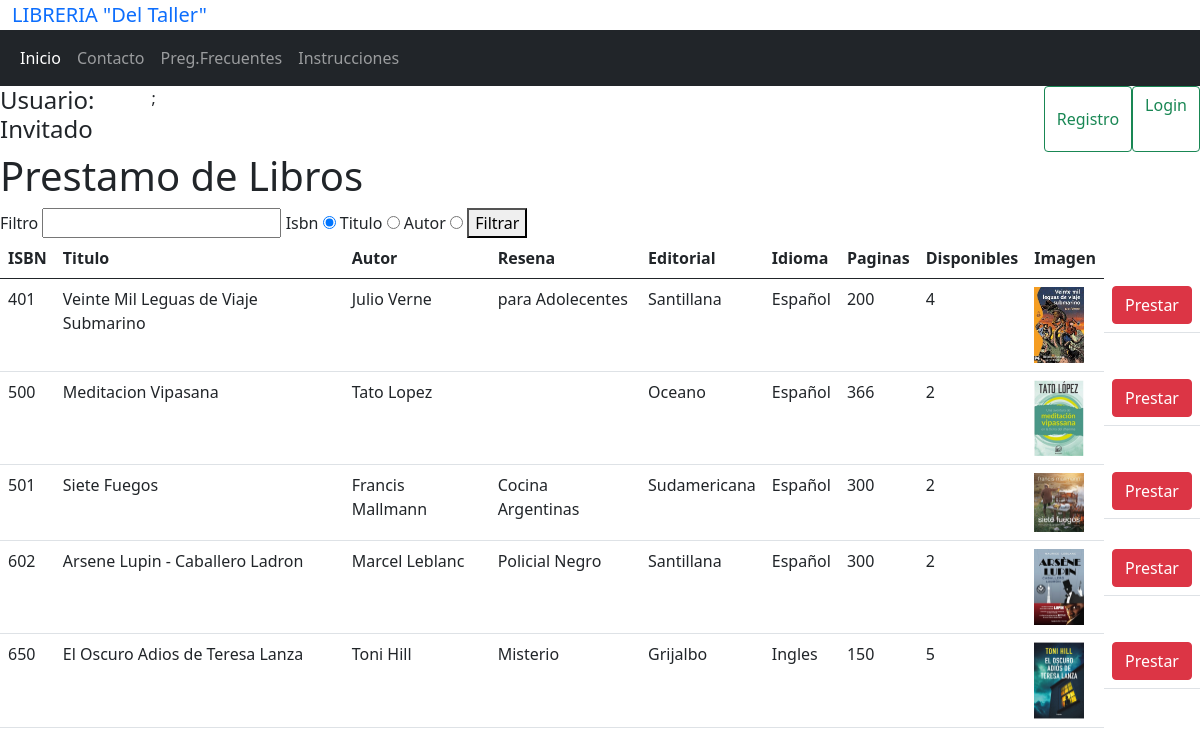
The app's page /prestamo.php with its own data.
### tables this page shows
CREATE TABLE `libro` (
  `isbn` int(15) NOT NULL,
  `titulo` varchar(50) NOT NULL,
  `autor` varchar(50) NOT NULL,
  `editorial` varchar(50) NOT NULL,
  `idioma` varchar(20) NOT NULL,
  `paginas` int(11) NOT NULL,
  `total` int(11) NOT NULL,
  `resena` text NOT NULL,
  `imagen` varchar(100) DEFAULT NULL
);

### prestamo.php (the view, shortened to what this page needs)
<?php include('header.php'); ?>
<div class="containerPrestamo">
  <h1>Prestamo de Libros</h1>
  <form id="filtrarPrestamo" action="prestamo.php" method="get">
    <label for="filtro">Filtro</label>
    <input type="text" name="filtro" id="filtro" value="<?php echo isset($_GET["filtro"])?$_GET["filtro"]:'';  ?>">
    <label for="isbn">Isbn</label>
    <input type="radio" name="criterio" id="isbn" checked="checked">
    <label for="titulo">Titulo</label>
    <input type="radio" name="criterio" id="titulo">
    <label for="autor">Autor</label>
    <input type="radio" name="criterio" id="autor">
    <button type="submit" onclick="filtrar_prestamo(event)" id="filtrar">Filtrar</button>
  </form>
  <table class="table">
    <thead>
      <tr>
        <th scope="col">ISBN</th>
        <th scope="col">Titulo</th>
        <th scope="col">Autor</th>
        <th scope="col">Resena</th>
        <th scope="col">Editorial</th>
        <th scope="col">Idioma</th>
        <th scope="col">Paginas</th>
        <th scope="col">Disponibles</th>
        <th scope="col">Imagen</th>
      </tr>
    </thead>
    <tbody>
      <?php
        include('db.php');
        $q = "SELECT isbn,titulo,autor,resena,editorial,idioma,paginas,total,imagen FROM libro";
        $response = $connection->query($q);
        if ($response->num_rows > 0)
        {
            while($row = $response->fetch_assoc())
            {
                echo '<tr id="'.$row["isbn"].'">
                <td>'.$row["isbn"].'</td>
                <td>'.$row["titulo"].'</td>
                <td>'.$row["autor"].'</td>
                <td>'.$row["resena"].'</td>
                <td>'.$row["editorial"].'</td>
                <td>'.$row["idioma"].'</td>
                <td>'.$row["paginas"].'</td>
                <td>'.$row["total"].'</td>
                <td><img style="width:50px;" src="image/'.$row["imagen"].'"></td>
                <td style="display:flex">
                <form id="prestarForm'.$row["isbn"].'" action="prestamo-valid.php" method="post">
                  <input  name="id" type="hidden" value="'.$row["isbn"].'">
                  <button type="submit" id="'.$row["isbn"].'" onclick="clickHandler3(event)" class="btn btn-danger">
                  Prestar</button>
                </form>
                </td>
                </tr>';
            }
        }
      ?>
    </tbody>
  </table>
</div>

### records on screen
libro: isbn "401", titulo "Veinte Mil Leguas de Viaje Submarino", autor "Julio Verne", resena "para Adolecentes", editorial "Santillana", idioma "Español", paginas "200", total "4", imagen (picture)
libro: isbn "500", titulo "Meditacion Vipasana", autor "Tato Lopez", editorial "Oceano", idioma "Español", paginas "366", total "2", imagen (picture)
libro: isbn "501", titulo "Siete Fuegos", autor "Francis Mallmann", resena "Cocina Argentinas", editorial "Sudamericana", idioma "Español", paginas "300", total "2", imagen (picture)
libro: isbn "602", titulo "Arsene Lupin - Caballero Ladron", autor "Marcel Leblanc", resena "Policial Negro", editorial "Santillana", idioma "Español", paginas "300", total "2", imagen (picture)
libro: isbn "650", titulo "El Oscuro Adios de Teresa Lanza", autor "Toni Hill", resena "Misterio", editorial "Grijalbo", idioma "Ingles", paginas "150", total "5", imagen (picture)

### other values on screen
$my_Usr "Usuario: Invitado"
